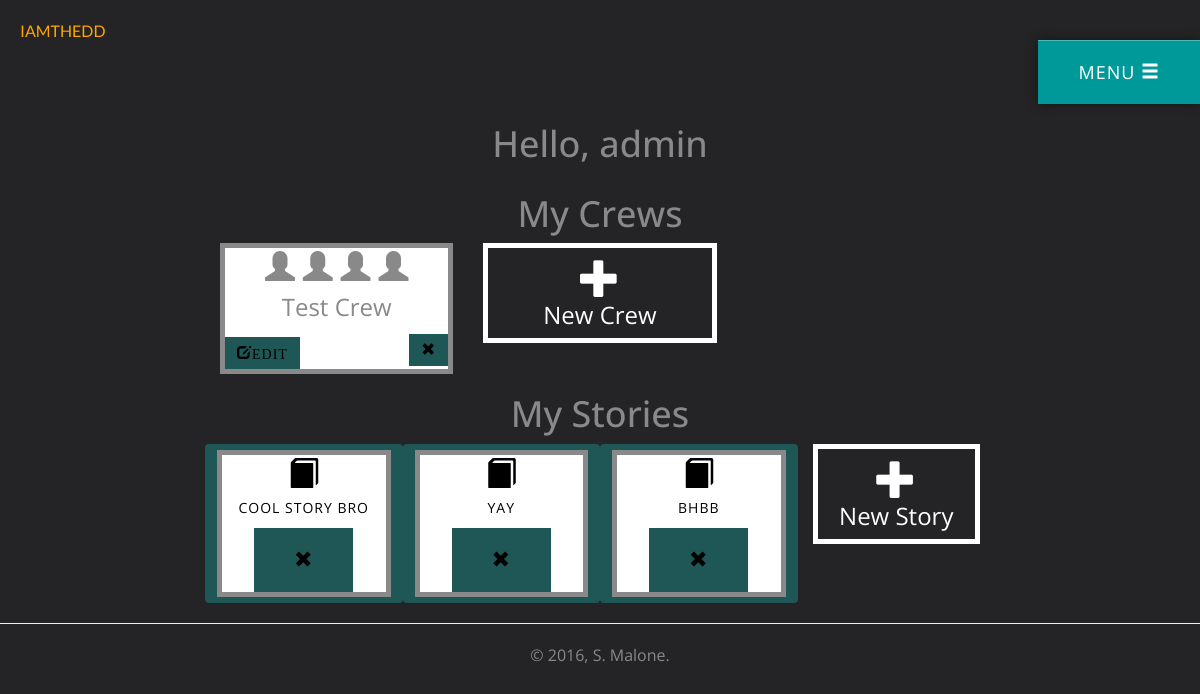
The app's page /mycrews/ (signed in), older data.
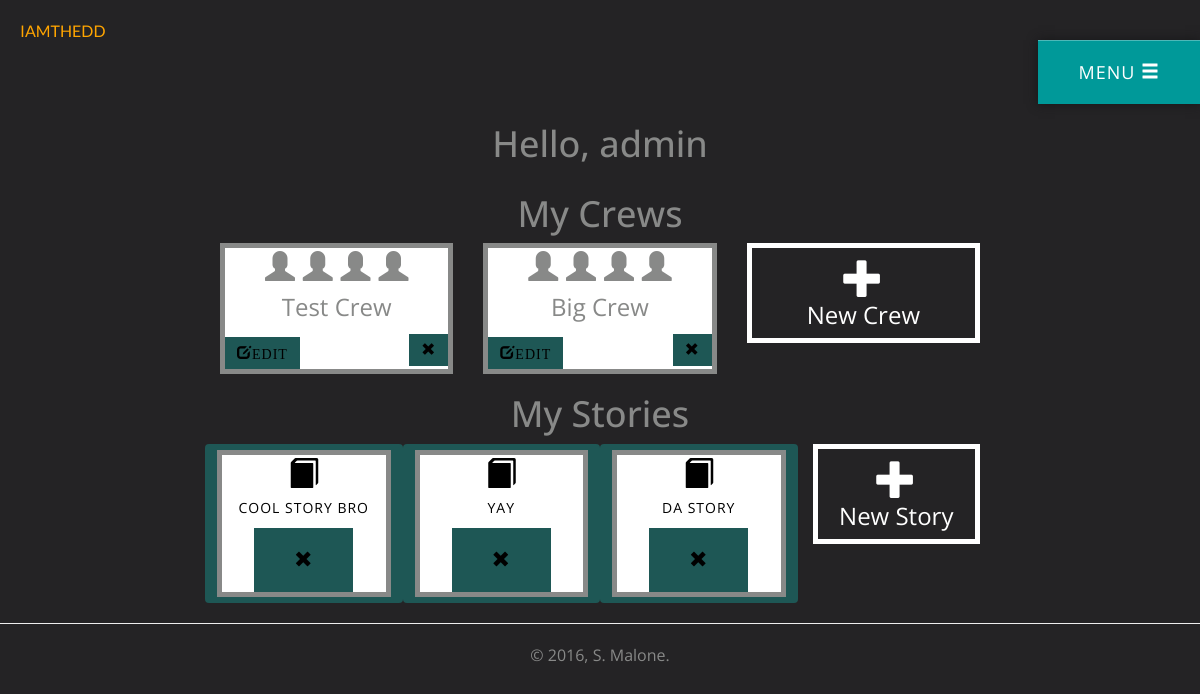
The same page, newer data.
### dd_app/models.py (models this page shows, shortened)
class Crew(models.Model):
	crew_name = models.CharField(max_length=20)
	owner = models.ForeignKey(User, default=User)
	date_created = models.DateTimeField('date created', default=timezone.now())

class Story(models.Model):
	story_name = models.CharField(max_length=30)
	crew = models.ForeignKey(Crew)
	creator = models.ForeignKey(User)
	venue = models.CharField(max_length=20,
							choices=VENUE_CHOICES,
							default='Bar')
	class Meta:
		verbose_name = "Story"
		verbose_name_plural = "Stories"

### dd_app/views.py (the view)
# urls.py: url(r'^mycrews/$', views.mycrews, name='mycrews'),
@login_required(redirect_field_name='/login/')
def mycrews(request):
	context = {}
	if request.user:
		context['crews'] = Crew.objects.all().filter(owner=request.user)
		context['stories'] = Story.objects.all().filter(creator=request.user)
		return render(request, 'dd_app/mycrews.html', context)
	else:
		return render(request, 'dd_app/mycrews.html')

### dd_app/templates/dd_app/mycrews.html (shortened to what this page needs)
{% extends "dd_app/base.html" %}
{% block content %}
{% if user %}
<div class="row">
	<h1 class="text-center">Hello, {{user.username}}</h1>
</div>
{% endif %}
<div class="row crew-page">
	<h1 class="text-center">My Crews</h1>
	<div class="col-md-8 col-md-offset-2">
	{% if crews %}
		{% for crew in crews %}
		<div class="col-xs-6 col-md-4">
		    <div href="{% url 'dd_app:crew' crew.id %}" class="thumb">
		    	<div  class="text-center mycrews-icon">
		    		<i class="glyphicon glyphicon-user"></i>
		    		<i class="glyphicon glyphicon-user"></i>
		    		<i class="glyphicon glyphicon-user"></i>
		    		<i class="glyphicon glyphicon-user"></i>
		   		</div>
		    	<p class="text-center"> {{ crew.crew_name }}</p>
		    	<div class="caption">
		    		<a href="{% url 'dd_app:crew' crew_id=crew.id %}"><button class="btn btn-md sharp" title="Edit"><i class="glyphicon glyphicon-edit">edit</i> </button></a>
		    		<a href="{% url 'dd_app:delete_crew' crew.id %}">
		    			<button class="btn btn-md sharp pull-right" title="Delete"> <i class="glyphicon glyphicon-remove "></i></button>
		    		</a>
		    	</div>
		   	</div>
		</div>
		{% endfor %}
	{% else %}
	 <p>You have no crews at the momment</p>
	{% endif %}
		<a href="{% url 'dd_app:create_crew' %}" title="Create New Crew">
			<div class="col-xs-6 col-md-4">
				<div  class="new">
		    		<p><i class="glyphicon glyphicon-plus"></i></p>
		    		<p class="text-center">New Crew</p>
		   		</div>
			</div>
		</a>
	</div>
</div>
<div class="row">
	<h1 class="text-center">My Stories</h1>
	<div class="col-md-8 col-md-offset-2">
	{% if stories %}
		{% for story in stories %}
		<div class="col-xs-6 col-md-3 btn">
			<a href="{% url 'dd_app:story' story.id %}">
			<div href="{% url 'dd_app:story' story.id %}" class="thumb">
		    	<div  class="text-center mycrews-icon">
		    		<i class="glyphicon glyphicon-book"></i>
		   		</div>
		    	<p class="text-center"> {{ story.story_name }}</p>
		    	<div class="caption">
		    		<a href="{% url 'dd_app:delete_story' story.id %}" class="text-center story-thumb">
		    			<button class="btn btn-lg sharp" title="Delete"><i class="glyphicon glyphicon-remove "></i></button>
		    		</a>
		    	</div>
		   	</div>
		   	</a>
		</div>
		{% endfor %}
	{% else %}
	 <p>You have no stories at the momment</p>
	{% endif %}
		<a href="{% url 'dd_app:create_story' %}" title="Create New Story">
			<div class="col-xs-6 col-md-3">
				<div  class="new">
		    		<p><i class="glyphicon glyphicon-plus"></i></p>
		    		<p class="text-center">New Story</p>
		   		</div>
			</div>
		</a>
	</div>
</div>
{% endblock %}

### dd_app/templates/dd_app/base.html (shortened to what this page needs)
{% load staticfiles %}
<!doctype html>
<html lang="en">
<head>
  <link rel="stylesheet" href="{% static 'dd_app/css/reset.css' %}">
  <link rel="stylesheet" href="https://maxcdn.bootstrapcdn.com/bootstrap/3.3.6/css/bootstrap.min.css">
  <link rel="stylesheet" href="https://maxcdn.bootstrapcdn.com/bootstrap/3.3.6/css/bootstrap-theme.min.css">
  <link rel="stylesheet" href="{% static 'dd_app/css/style.css' %}">
  <link rel="stylesheet" href="{% static 'dd_app/css/stretchmenu.css' %}">
  <link rel="stylesheet" href="{% static 'dd_app/css/style.css' %}">
  <link rel="stylesheet" href="{% static 'dd_app/css/buttons.css' %}">
  <link rel="stylesheet" href="{% static 'dd_app/css/main.css' %}">
</head>
<body>
  <div class="row">
    <a  class="logo" href="{% url 'dd_app:index' %}">
    <div class="col-md-6">
      <span >IAMTHEDD</span>
    </div>
    </a>
    <div class="col-md-6 ">
      <a class="cd-bouncy-nav-trigger btn btn-lg nav-btn sharp" href="#">Menu <span class="glyphicon glyphicon-menu-hamburger" ></span></a>
    </div>
  </div>
    <div class="block-content">
    {% block content %}{% endblock %}
    </div>
    <hr />
    <footer class="row text-center">
      &copy; 2016<script>new Date().getFullYear()>2016&&document.write("-"+new Date().getFullYear());</script>, S. Malone.
    </footer>
</body>
</html>

### dd_app/static/dd_app/css/style.css (style rules this page uses)
*, *::after, *::before { -webkit-box-sizing: border-box; -moz-box-sizing: border-box; box-sizing: border-box; }
html { font-size: 62.5%; }
body { font-size: 1.6rem; font-family: "Open Sans", sans-serif; color: #888988; background-color: #242325; -webkit-font-smoothing: antialiased; -moz-osx-font-smoothing: grayscale; }
a { color: #DC965A; text-decoration: none; }
.cd-bouncy-nav-trigger { background: #DC965A; color: #ffffff; padding: 1.2em 2em; border-radius: 10em; box-shadow: inset 0 1px 0 rgba(255, 255, 255, 0.3), 0 0 10px #171718; }

### dd_app/static/dd_app/css/stretchmenu.css (style rules this page uses)
*, *::after, *::before { box-sizing: border-box; }
html { font-size: 62.5%; }
body { font-size: 1.6rem; font-family: "Source Sans Pro", sans-serif; color: #FFF; background-color: #ffffff; }
a { color: #9acd91; text-decoration: none; }

### dd_app/static/dd_app/css/buttons.css (style rules this page uses)
.btn { border: 0 none; letter-spacing: 1px; text-transform: uppercase; background-color: #D46A6A; }
.btn.sharp { border-radius: 0; }
.btn-lg { padding: 20px 40px; border-radius: 4px; }

### dd_app/static/dd_app/css/main.css (style rules this page uses)
body,html { width: 100%; height: 100%; margin: 0px; padding: 0px; overflow-x:hidden; }
a { color: black; }
.block-content { font-size: 3vmin; line-height: 1.4; }
.logo { font-family: 'Lato', sans-serif; font-weight: 1200; color: white; display: block; padding: 20px; }
.btn { background-color: #1E5755; }
.nav-btn { float: right; background-color: #009999; }
.new { display: block; height: 100px; width: 100%; background: transparent; border-style: solid; border-width: 5px; color: white; }
.glyphicon-plus { display: block; text-align: center; top: 10px; font-size: 40px; margin: 0; height: 100%; width: 100%; }
.thumb { height: 100%; width: 100%; border-style: solid; border-width: 5px; background-color: white; }
.story-thumb { display: block; text-align: center; }
.mycrews-icon { font-size: 30px; }

Row changes from the older to the newer data that the page shows:
removed Story: story_name "BHBB"
added Crew: crew_name "Big Crew"
added Story: story_name "DA STORY"
